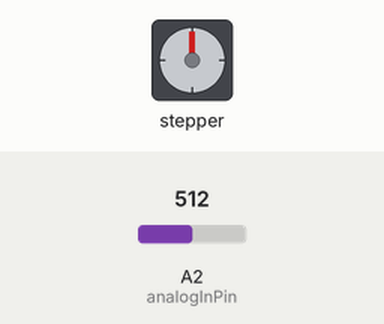
The sketch below on a simulated Arduino Uno, built with avr-gcc and run on an emulated ATmega328P. On the bench: stepper motor. Wiring (inferred from the names in the program): stepper motor (2048 steps per turn assumed): coils pin 0, pin 1, pin 2, pin 3. The test bench sets the inputs (shaded band); at power-on: A2 (analogInPin) = 512.

Above: at 1.2 s.
1.3 s: A2 (analogInPin) set to 900
At 2.6 s:
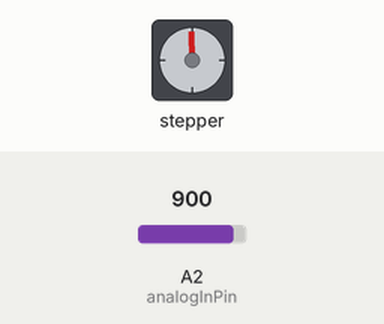
4.3 s: A2 (analogInPin) set to 1023
At 5.22 s:
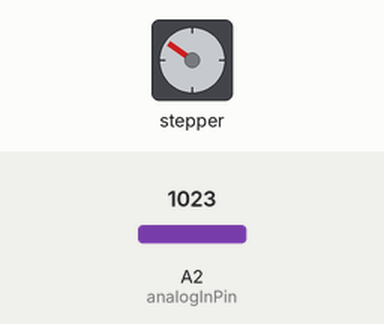
7.3 s: A2 (analogInPin) set to 716
At 9.3 s:
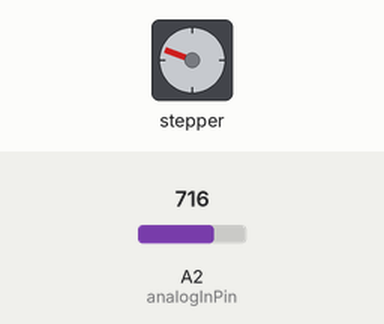
10.3 s: A2 (analogInPin) set to 0
13.3 s: A2 (analogInPin) set to 122
Timing chart, 0 to 17.3 s (numbered marks = the images above; inputs shaded):
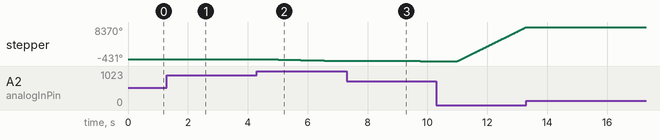

The sketch:

_3d_stepper_motor_tiny85.ino
```cpp
int analogInPin = A2;  // connect to one revolution potentiometer for speed and direction control

void setup()  // full-stepping for 3d printed stepper motor E. Landahl April 24 2019
{
  pinMode(0,OUTPUT); // coil 1
  pinMode(1,OUTPUT); // coil 2
  pinMode(2,OUTPUT); // coil 3
  pinMode(3,OUTPUT); // coil 4
  pinMode(analogInPin,INPUT);
}

void loop()
{
  int analogIn = analogRead(analogInPin);
  if  (analogIn < 500) {  // move clockwise
  digitalWrite(0, HIGH);
  digitalWrite(1, LOW);
  digitalWrite(2, LOW);
  digitalWrite(3, LOW);
  delay(analogIn);
  digitalWrite(0, LOW);
  digitalWrite(1, HIGH);
  digitalWrite(2, LOW);
  digitalWrite(3, LOW);
  delay(analogIn);
  digitalWrite(0, LOW);
  digitalWrite(1, LOW);
  digitalWrite(2, HIGH);
  digitalWrite(3, LOW);
  delay(analogIn);
  digitalWrite(0, LOW);
  digitalWrite(1, LOW);
  digitalWrite(2, LOW);
  digitalWrite(3, HIGH);
  delay(analogIn);
  }
  else if (analogIn > 524) {    // move counter-clockwise
  digitalWrite(0, LOW);
  digitalWrite(1, LOW);
  digitalWrite(2, LOW);
  digitalWrite(3, HIGH);
  delay((1024-analogIn));
  digitalWrite(0, LOW);
  digitalWrite(1, LOW);
  digitalWrite(2, HIGH);
  digitalWrite(3, LOW);
  delay((1024-analogIn));
  digitalWrite(0, LOW);
  digitalWrite(1, HIGH);
  digitalWrite(2, LOW);
  digitalWrite(3, LOW);
  delay((1024-analogIn));
  digitalWrite(0, HIGH);
  digitalWrite(1, LOW);
  digitalWrite(2, LOW);
  digitalWrite(3, LOW);
  delay((1024-analogIn));
  }
}
```
